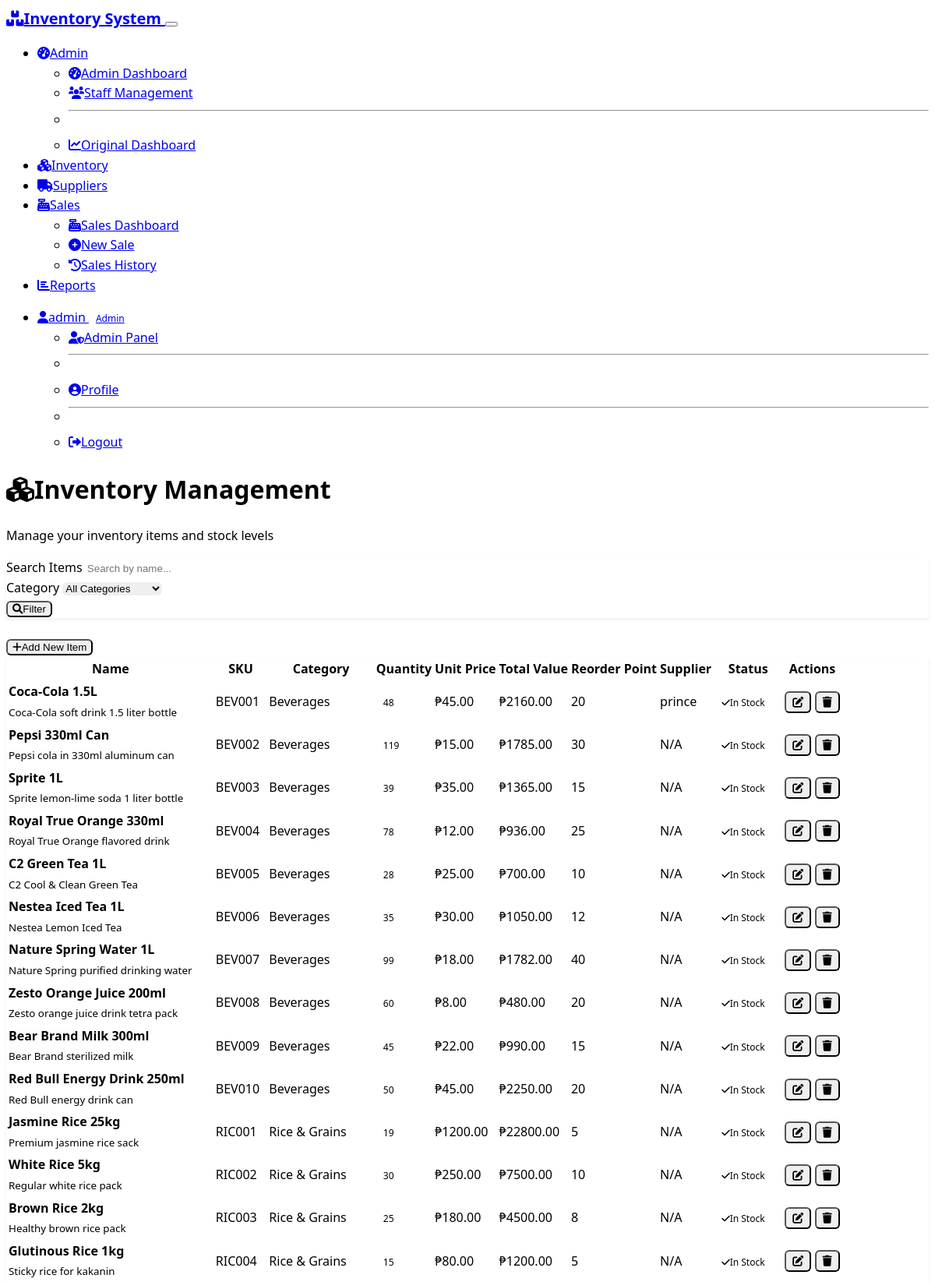
Page /inventory (signed in, upper part) on the committed database.
### models.py (models this page shows, shortened)
class InventoryItem(db.Model):
    id = db.Column(db.Integer, primary_key=True)
    name = db.Column(db.String(100), nullable=False)
    description = db.Column(db.Text)
    sku = db.Column(db.String(50), unique=True)
    quantity = db.Column(db.Integer, default=0)
    unit_price = db.Column(db.Float, default=0.0)
    selling_price = db.Column(db.Float, default=0.0)
    reorder_point = db.Column(db.Integer, default=10)
    supplier_id = db.Column(db.Integer, db.ForeignKey('supplier.id'))
    category = db.Column(db.String(50))
    is_active = db.Column(db.Boolean, default=True)
    created_at = db.Column(db.DateTime, default=datetime.utcnow)
    updated_at = db.Column(db.DateTime, default=datetime.utcnow, onupdate=datetime.utcnow)
    transactions = db.relationship('StockTransaction', backref='item', cascade='all, delete-orphan')
    sale_items = db.relationship('SaleItem', backref='item', cascade='all, delete-orphan')
    @property
    def is_low_stock(self):
        return self.quantity <= self.reorder_point
    @property
    def total_value(self):
        return self.quantity * self.unit_price

class Supplier(db.Model):
    id = db.Column(db.Integer, primary_key=True)
    name = db.Column(db.String(100), nullable=False)
    contact_person = db.Column(db.String(100))
    email = db.Column(db.String(120))
    phone = db.Column(db.String(20))
    address = db.Column(db.Text)
    created_at = db.Column(db.DateTime, default=datetime.utcnow)
    items = db.relationship('InventoryItem', backref='supplier', lazy=True)

### routes.py (the view)
@app.route('/inventory')
@login_required
def inventory():
    search = request.args.get('search', '')
    category = request.args.get('category', '')
    query = InventoryItem.query
    if search:
        query = query.filter(InventoryItem.name.contains(search))
    if category:
        query = query.filter(InventoryItem.category == category)
    items = query.all()
    categories = db.session.query(InventoryItem.category).distinct().all()
    categories = [cat[0] for cat in categories if cat[0]]
    suppliers = Supplier.query.all()
    return render_template('inventory.html',
                           items=items,
                           categories=categories,
                           suppliers=suppliers)

### templates/inventory.html (shortened to what this page needs)
{% extends "base.html" %}
{% block content %}
<div class="container mt-4">
    <div class="row">
        <div class="col-12">
            <h1><i class="fas fa-cubes me-2"></i>Inventory Management</h1>
            <p class="text-muted">Manage your inventory items and stock levels</p>
        </div>
    </div>
    <div class="row mb-4">
        <div class="col-12">
            <div class="card">
                <div class="card-body">
                    <form method="GET" class="row g-3">
                        <div class="col-md-6">
                            <label for="search" class="form-label">Search Items</label>
                            <input type="text" class="form-control" id="search" name="search"
                                   placeholder="Search by name..." value="{{ request.args.get('search', '') }}">
                        </div>
                        <div class="col-md-4">
                            <label for="category" class="form-label">Category</label>
                            <select class="form-select" id="category" name="category">
                                <option value="">All Categories</option>
                            </select>
                        </div>
                        <div class="col-md-2 d-flex align-items-end">
                            <button type="submit" class="btn btn-primary w-100">
                                <i class="fas fa-search me-1"></i>Filter
                            </button>
                        </div>
                    </form>
                </div>
            </div>
        </div>
    </div>
    <div class="row mb-3">
        <div class="col-12">
            <button type="button" class="btn btn-success" data-bs-toggle="modal" data-bs-target="#addItemModal">
                <i class="fas fa-plus me-1"></i>Add New Item
            </button>
        </div>
    </div>
    <div class="row">
        <div class="col-12">
            <div class="card">
                <div class="card-body">
                    {% if items %}
                    <div class="table-responsive">
                        <table class="table table-striped">
                            <thead>
                                <tr>
                                    <th>Name</th>
                                    <th>SKU</th>
                                    <th>Category</th>
                                    <th>Quantity</th>
                                    <th>Unit Price</th>
                                    <th>Total Value</th>
                                    <th>Reorder Point</th>
                                    <th>Supplier</th>
                                    <th>Status</th>
                                    <th>Actions</th>
                                </tr>
                            </thead>
                            <tbody>
                                {% for item in items %}
                                <tr>
                                    <td>
                                        <strong>{{ item.name }}</strong>
                                        {% if item.description %}
                                        <br><small class="text-muted">{{ item.description }}</small>
                                        {% endif %}
                                    </td>
                                    <td>{{ item.sku or 'N/A' }}</td>
                                    <td>{{ item.category or 'N/A' }}</td>
                                    <td>
                                        <span class="badge {{ 'bg-danger' if item.is_low_stock else 'bg-success' }}">
                                            {{ item.quantity }}
                                        </span>
                                    </td>
                                    <td>₱{{ "%.2f"|format(item.unit_price) }}</td>
                                    <td>₱{{ "%.2f"|format(item.total_value) }}</td>
                                    <td>{{ item.reorder_point }}</td>
                                    <td>{{ item.supplier.name if item.supplier else 'N/A' }}</td>
                                    <td>
                                        {% if item.is_low_stock %}
                                        <span class="badge bg-warning">
                                            <i class="fas fa-exclamation-triangle me-1"></i>Low Stock
                                        </span>
                                        {% else %}
                                        <span class="badge bg-success">
                                            <i class="fas fa-check me-1"></i>In Stock
                                        </span>
                                        {% endif %}
                                    </td>
                                    <td>
                                        <button class="btn btn-sm btn-outline-primary me-1"
                                                onclick="editItem({{ item.id }}, '{{ item.name }}', '{{ item.description }}', '{{ item.sku }}', {{ item.quantity }}, {{ item.unit_price }}, {{ item.reorder_point }}, {{ item.supplier_id or 'null' }}, '{{ item.category }}')">
                                            <i class="fas fa-edit"></i>
                                        </button>
                                        <form method="POST" action="{{ url_for('delete_inventory_item', item_id=item.id) }}"
                                              style="display: inline;" onsubmit="return confirm('Are you sure?')">
                                            <button type="submit" class="btn btn-sm btn-outline-danger">
                                                <i class="fas fa-trash"></i>
                                            </button>
                                        </form>
                                    </td>
                                </tr>
                                {% endfor %}
                            </tbody>
                        </table>
                    </div>
                    {% endif %}
                </div>
            </div>
        </div>
    </div>
</div>
{% endblock %}

### static/css/style.css (style rules this page uses)
:root { --primary-color: 220 100% 50%; --success-color: 142 71% 45%; --warning-color: 45 100% 51%; --danger-color: 0 84% 60%; --info-color: 188 78% 41%; }
body { font-family: 'Segoe UI', Tahoma, Geneva, Verdana, sans-serif; line-height: 1.6; }
.card { box-shadow: 0 0.125rem 0.25rem rgba(0, 0, 0, 0.075); border: 1px solid var(--bs-border-color); margin-bottom: 1.5rem; }
.table { margin-bottom: 0; }
.table th { font-weight: 600; border-top: none; white-space: nowrap; }
.table td { vertical-align: middle; }
.badge { font-size: 0.75rem; padding: 0.5em 0.75em; }
.btn { border-radius: 0.375rem; font-weight: 500; transition: all 0.15s ease-in-out; }
.btn-sm { padding: 0.25rem 0.5rem; font-size: 0.875rem; }
.form-control, .form-select { border-radius: 0.375rem; border: 1px solid var(--bs-border-color); }
.form-label { font-weight: 500; margin-bottom: 0.5rem; }

### rows in the picture
InventoryItem: name "Coca-Cola 1.5L", description "Coca-Cola soft drink 1.5 liter bottle", sku "BEV001", category "Beverages", quantity "48", unit_price "45.00", total_value "2160.00", reorder_point "20", supplier "prince", shows "In Stock"
InventoryItem: name "Pepsi 330ml Can", description "Pepsi cola in 330ml aluminum can", sku "BEV002", category "Beverages", quantity "119", unit_price "15.00", total_value "1785.00", reorder_point "30", supplier "N/A", shows "In Stock"
InventoryItem: name "Sprite 1L", description "Sprite lemon-lime soda 1 liter bottle", sku "BEV003", category "Beverages", quantity "39", unit_price "35.00", total_value "1365.00", reorder_point "15", supplier "N/A", shows "In Stock"
InventoryItem: name "Royal True Orange 330ml", description "Royal True Orange flavored drink", sku "BEV004", category "Beverages", quantity "78", unit_price "12.00", total_value "936.00", reorder_point "25", supplier "N/A", shows "In Stock"
InventoryItem: name "C2 Green Tea 1L", description "C2 Cool & Clean Green Tea", sku "BEV005", category "Beverages", quantity "28", unit_price "25.00", total_value "700.00", reorder_point "10", supplier "N/A", shows "In Stock"
InventoryItem: name "Nestea Iced Tea 1L", description "Nestea Lemon Iced Tea", sku "BEV006", category "Beverages", quantity "35", unit_price "30.00", total_value "1050.00", reorder_point "12", supplier "N/A", shows "In Stock"
InventoryItem: name "Nature Spring Water 1L", description "Nature Spring purified drinking water", sku "BEV007", category "Beverages", quantity "99", unit_price "18.00", total_value "1782.00", reorder_point "40", supplier "N/A", shows "In Stock"
InventoryItem: name "Zesto Orange Juice 200ml", description "Zesto orange juice drink tetra pack", sku "BEV008", category "Beverages", quantity "60", unit_price "8.00", total_value "480.00", reorder_point "20", supplier "N/A", shows "In Stock"
InventoryItem: name "Bear Brand Milk 300ml", description "Bear Brand sterilized milk", sku "BEV009", category "Beverages", quantity "45", unit_price "22.00", total_value "990.00", reorder_point "15", supplier "N/A", shows "In Stock"
InventoryItem: name "Red Bull Energy Drink 250ml", description "Red Bull energy drink can", sku "BEV010", category "Beverages", quantity "50", unit_price "45.00", total_value "2250.00", reorder_point "20", supplier "N/A", shows "In Stock"
InventoryItem: name "Jasmine Rice 25kg", description "Premium jasmine rice sack", sku "RIC001", category "Rice & Grains", quantity "19", unit_price "1200.00", total_value "22800.00", reorder_point "5", supplier "N/A", shows "In Stock"
InventoryItem: name "White Rice 5kg", description "Regular white rice pack", sku "RIC002", category "Rice & Grains", quantity "30", unit_price "250.00", total_value "7500.00", reorder_point "10", supplier "N/A", shows "In Stock"
InventoryItem: name "Brown Rice 2kg", description "Healthy brown rice pack", sku "RIC003", category "Rice & Grains", quantity "25", unit_price "180.00", total_value "4500.00", reorder_point "8", supplier "N/A", shows "In Stock"
InventoryItem: name "Glutinous Rice 1kg", description "Sticky rice for kakanin", sku "RIC004", category "Rice & Grains", quantity "15", unit_price "80.00", total_value "1200.00", reorder_point "5", supplier "N/A", shows "In Stock"

### other values in the picture
{{ session.username }} "admin"
{{ session.user_role.title() }} "Admin"
